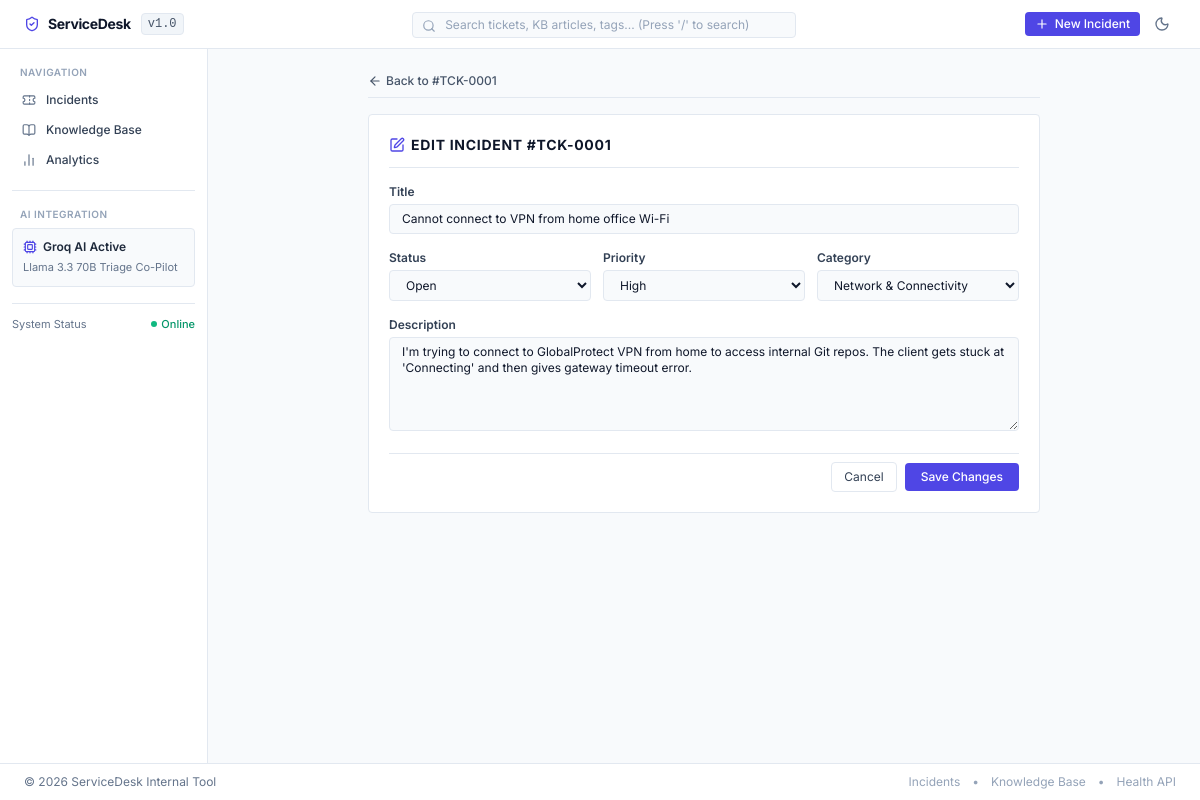
The page /tickets/1/edit on the database its author committed.
### app/models.py (models this page shows)
class Ticket(Base):
    __tablename__ = "tickets"
    id = Column(Integer, primary_key=True, index=True, autoincrement=True)
    title = Column(String(255), nullable=False)
    description = Column(Text, nullable=False)
    status = Column(String(50), nullable=False, default="Open")  # Open, In Progress, Pending, Resolved, Closed
    priority = Column(String(50), nullable=False, default="Medium")  # Low, Medium, High, Urgent
    category = Column(String(100), nullable=False, default="General IT")
    ai_summary = Column(Text, nullable=True)
    suggested_resolution = Column(Text, nullable=True)
    final_resolution = Column(Text, nullable=True)
    created_at = Column(DateTime(timezone=True), default=utc_now)
    updated_at = Column(DateTime(timezone=True), default=utc_now, onupdate=utc_now)
    activities = relationship("TicketActivity", back_populates="ticket", cascade="all, delete-orphan", order_by="TicketActivity.created_at.desc()")

### app/routers/tickets.py (the view)
@router.get("/tickets/{ticket_id}/edit", response_class=HTMLResponse)
async def edit_ticket_form(
    request: Request,
    ticket_id: int,
    db: Session = Depends(get_db)
):
    ticket = TicketService.get_ticket_by_id(db, ticket_id)
    if not ticket:
        raise HTTPException(status_code=404, detail=f"Ticket #{ticket_id} not found")
    categories = TicketService.get_categories(db)
    return templates.TemplateResponse(
        request=request,
        name="tickets/edit.html",
        context={
            "app_name": settings.APP_NAME,
            "ticket": ticket,
            "categories": categories,
            "statuses": VALID_STATUSES,
            "priorities": VALID_PRIORITIES,
            "errors": None
        }
    )

### app/templates/tickets/edit.html (shortened to what this page needs)
{% extends "base.html" %}
{% block content %}
<div class="max-w-2xl mx-auto space-y-4">
    <div class="flex items-center justify-between pb-2 border-b border-slate-200 dark:border-slate-800">
        <a href="/tickets/{{ ticket.id }}" class="inline-flex items-center gap-1 text-xs font-medium text-slate-600 dark:text-slate-400 hover:text-indigo-600 transition">
            <i data-lucide="arrow-left" class="w-3.5 h-3.5"></i>
            <span>Back to #TCK-{{ "%04d" % ticket.id }}</span>
        </a>
    </div>
    <div class="rounded border border-slate-200 dark:border-slate-800 bg-white dark:bg-slate-900 p-5 shadow-xs space-y-4">
        <div class="pb-3 border-b border-slate-200 dark:border-slate-800">
            <h1 class="text-sm font-bold uppercase tracking-wider text-slate-900 dark:text-white flex items-center gap-1.5">
                <i data-lucide="edit" class="w-4 h-4 text-indigo-600"></i>
                <span>Edit Incident #TCK-{{ "%04d" % ticket.id }}</span>
            </h1>
        </div>
        <form method="POST" action="/tickets/{{ ticket.id }}/edit" class="space-y-4">
            <div class="space-y-1">
                <label for="title" class="block text-xs font-semibold text-slate-700 dark:text-slate-300">Title</label>
                <input
                    type="text"
                    id="title"
                    name="title"
                    required
                    value="{{ ticket.title }}"
                    class="w-full px-3 py-1.5 rounded border border-slate-200 dark:border-slate-700 bg-slate-50 dark:bg-slate-950 text-xs text-slate-900 dark:text-white focus:ring-1 focus:ring-indigo-500"
                >
            </div>
            <div class="grid grid-cols-1 sm:grid-cols-3 gap-3">
                <div class="space-y-1">
                    <label for="status" class="block text-xs font-semibold text-slate-700 dark:text-slate-300">Status</label>
                    <select id="status" name="status" required class="w-full px-3 py-1.5 rounded border border-slate-200 dark:border-slate-700 bg-slate-50 dark:bg-slate-950 text-xs text-slate-900 dark:text-white focus:ring-1 focus:ring-indigo-500">
                        {% for st in statuses %}
                            <option value="{{ st }}" {% if ticket.status == st %}selected{% endif %}>{{ st }}</option>
                        {% endfor %}
                    </select>
                </div>
                <div class="space-y-1">
                    <label for="priority" class="block text-xs font-semibold text-slate-700 dark:text-slate-300">Priority</label>
                    <select id="priority" name="priority" required class="w-full px-3 py-1.5 rounded border border-slate-200 dark:border-slate-700 bg-slate-50 dark:bg-slate-950 text-xs text-slate-900 dark:text-white focus:ring-1 focus:ring-indigo-500">
                        {% for pr in priorities %}
                            <option value="{{ pr }}" {% if ticket.priority == pr %}selected{% endif %}>{{ pr }}</option>
                        {% endfor %}
                    </select>
                </div>
                <div class="space-y-1">
                    <label for="category" class="block text-xs font-semibold text-slate-700 dark:text-slate-300">Category</label>
                    <select id="category" name="category" required class="w-full px-3 py-1.5 rounded border border-slate-200 dark:border-slate-700 bg-slate-50 dark:bg-slate-950 text-xs text-slate-900 dark:text-white focus:ring-1 focus:ring-indigo-500">
                        {% for cat in categories %}
                            <option value="{{ cat }}" {% if ticket.category == cat %}selected{% endif %}>{{ cat }}</option>
                        {% endfor %}
                    </select>
                </div>
            </div>
            <div class="space-y-1">
                <label for="description" class="block text-xs font-semibold text-slate-700 dark:text-slate-300">Description</label>
                <textarea
                    id="description"
                    name="description"
                    rows="5"
                    required
                    class="w-full px-3 py-1.5 rounded border border-slate-200 dark:border-slate-700 bg-slate-50 dark:bg-slate-950 text-xs text-slate-900 dark:text-white focus:ring-1 focus:ring-indigo-500"
                >{{ ticket.description }}</textarea>
            </div>
            <div class="pt-2 flex items-center justify-end gap-2 border-t border-slate-200 dark:border-slate-800">
                <a href="/tickets/{{ ticket.id }}" class="px-3 py-1.5 rounded border border-slate-200 dark:border-slate-700 text-xs text-slate-700 dark:text-slate-300 hover:bg-slate-50 transition">
                    Cancel
                </a>
                <button type="submit" class="px-4 py-1.5 rounded bg-indigo-600 hover:bg-indigo-700 text-white text-xs font-medium transition">
                    Save Changes
                </button>
            </div>
        </form>
    </div>
</div>
{% endblock %}

### app/static/css/style.css (style rules this page uses)
body { font-family: 'Inter', -apple-system, BlinkMacSystemFont, "Segoe UI", Roboto, sans-serif; color: #0f172a; background-color: #f8fafc; }

### rows shown on the page
Ticket: id "0001", title "Cannot connect to VPN from home office Wi-Fi", status "Open", priority "High", category "Network & Connectivity", description "I'm trying to connect to GlobalProtect VPN from home to access internal Git repos. The client gets stuck at 'Connecting' and then gives gateway timeout error."
